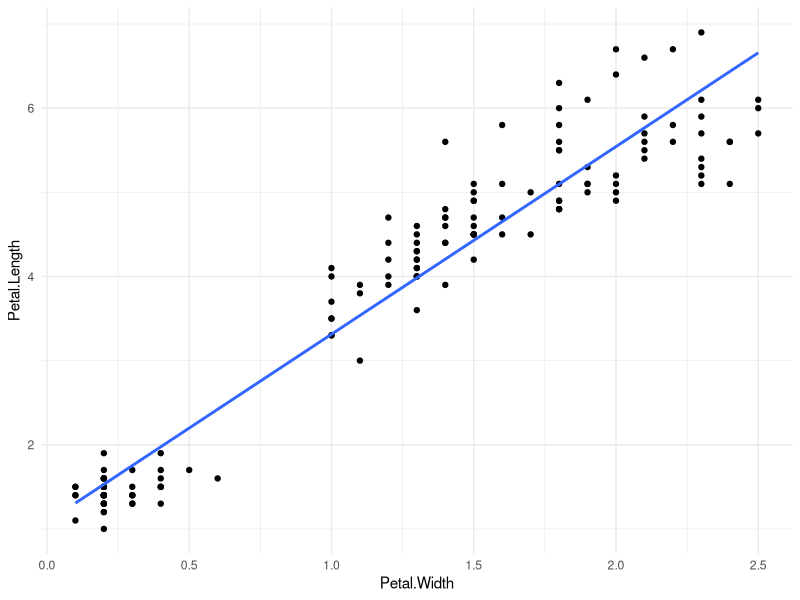
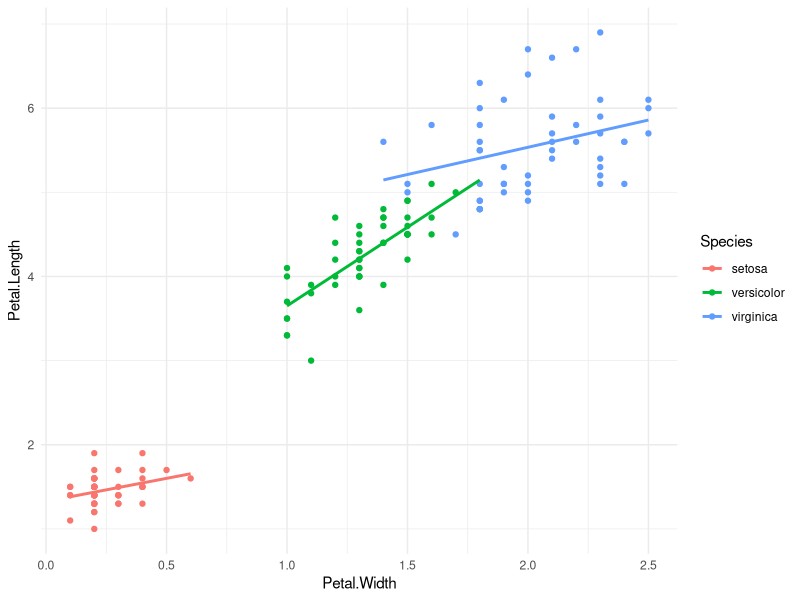
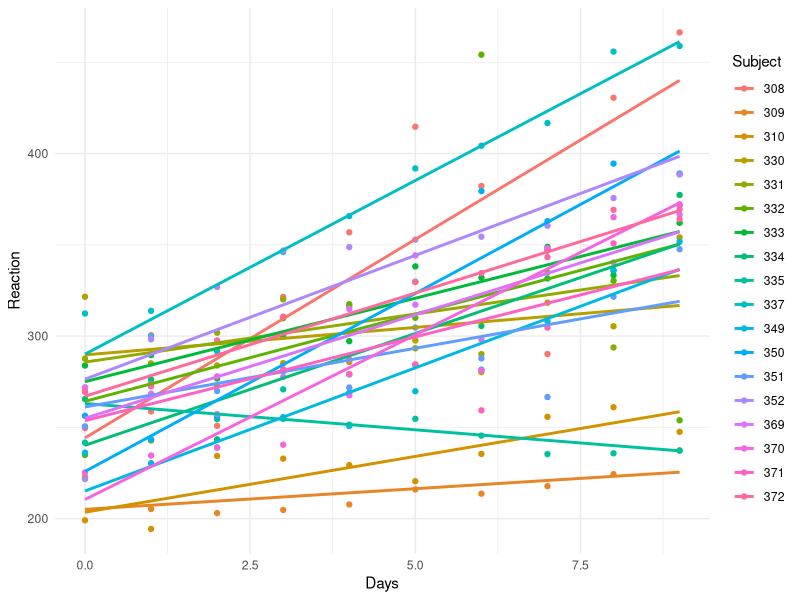

Write R code to recreate these figures, in order.
## ---- chunk 1
library(lme4)
library(tidyverse)
## ---- chunk 2
iris <- iris
## ---- chunk 3
# start with the linear model
iris_linear <- lm(Petal.Length ~ Petal.Width, data = iris)
summary(iris_linear)

# is Petal.Width a good predictor of Petal.Length?

# plot the data to inspect
ggplot(iris, aes(x = Petal.Width, y = Petal.Length)) +
  geom_point() +
  geom_smooth(method = "lm", se = FALSE) +
  theme_minimal()

# plot again, with color = Species
ggplot(iris, aes(x = Petal.Width, y = Petal.Length, color = Species)) +
  geom_point() +
  geom_smooth(method = "lm", se = FALSE) +
  theme_minimal()

# now try the mixed effects model
iris_mixed_linear <- lmer(Petal.Length ~ Petal.Width + (1 | Species), data = iris) # note the addition of the RE!
summary(iris_mixed_linear)

# when you add Species as a random effect, is Petal.Width still a good predictor of Petal.Length?
# we can't say yet. calculating a p-value for mixed models is complex, so lme4 doesn't include them

# use lmerTest!
install.packages("lmerTest")
library(lmerTest)

# run your lmer model again
iris_mixed_linear <- lmer(Petal.Length ~ Petal.Width + (1 | Species), data = iris) # note the addition of the RE!
summary(iris_mixed_linear)

# Now, what do you see?
## ---- chunk 4
sleepstudy <- sleepstudy

?sleepstudy

View(skim_sleep <- skimr::skim(sleepstudy))
## ---- chunk 5
ggplot(sleepstudy, aes(x = Days, y = Reaction, color = Subject)) +
  geom_point() +
  geom_smooth(method = "lm", se = FALSE) +
  theme_minimal()

# what does this show?
## ---- chunk 6
sleep_mixed_linear <- lmer(Reaction ~ Days + (1 | Subject), data = sleepstudy)
summary(sleep_mixed_linear)
## ---- chunk 7
sleep_linear <- lm(Reaction ~ Days, data = sleepstudy)
summary(sleep_linear)
## ---- chunk 8
sleepstudy$Impaired <- ifelse(sleepstudy$Reaction > 300, 1, 0)
## ---- chunk 9
sleep_mixed_logistic <- glmer(Impaired ~ Days + (1 | Subject), data = sleepstudy, family = binomial)
summary(sleep_mixed_logistic)

exp(-3.19546)
